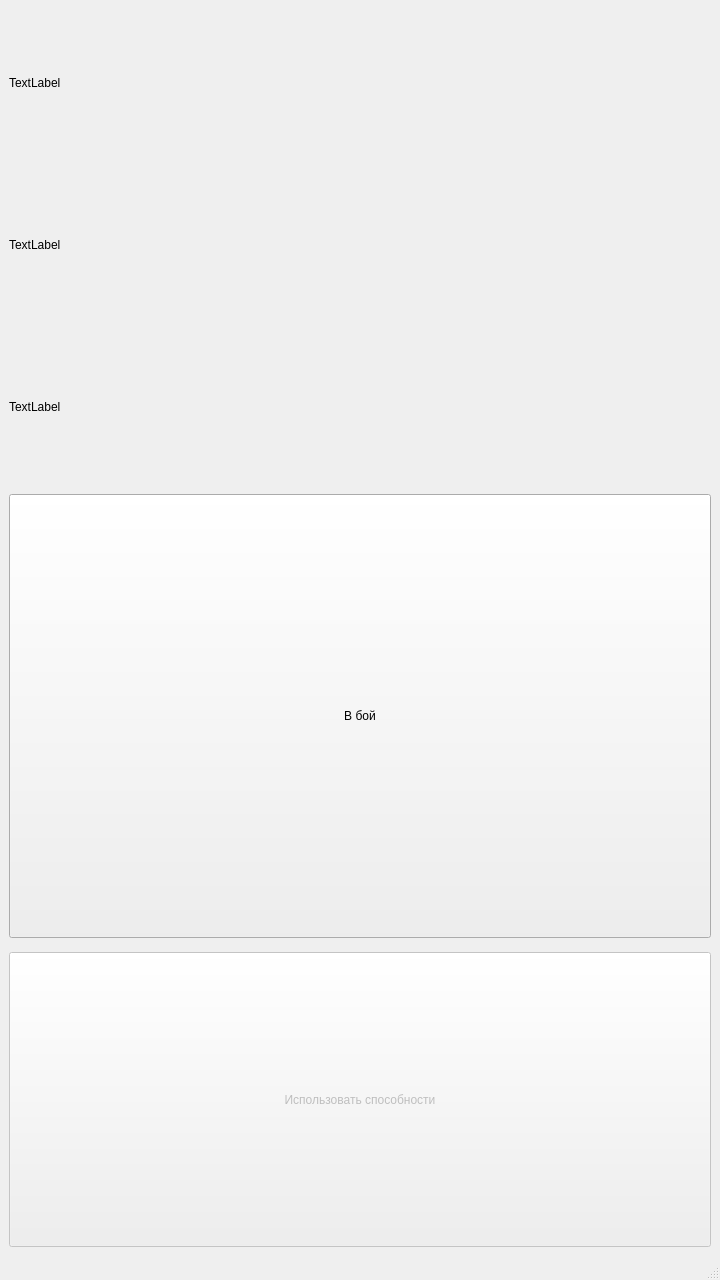
<?xml version="1.0" encoding="UTF-8"?>
<ui version="4.0">
 <class>Prebattle</class>
 <widget class="QMainWindow" name="Prebattle">
  <property name="geometry">
   <rect>
    <x>0</x>
    <y>0</y>
    <width>720</width>
    <height>1280</height>
   </rect>
  </property>
  <property name="windowTitle">
   <string>MainWindow</string>
  </property>
  <widget class="QWidget" name="centralwidget">
   <layout class="QVBoxLayout" name="verticalLayout" stretch="1,1,1,3,2">
    <property name="spacing">
     <number>14</number>
    </property>
    <property name="bottomMargin">
     <number>11</number>
    </property>
    <item>
     <widget class="QLabel" name="label">
      <property name="text">
       <string>TextLabel</string>
      </property>
     </widget>
    </item>
    <item>
     <widget class="QLabel" name="label_2">
      <property name="text">
       <string>TextLabel</string>
      </property>
     </widget>
    </item>
    <item>
     <widget class="QLabel" name="label_3">
      <property name="text">
       <string>TextLabel</string>
      </property>
     </widget>
    </item>
    <item>
     <widget class="QPushButton" name="pushButton">
      <property name="sizePolicy">
       <sizepolicy hsizetype="Minimum" vsizetype="Minimum">
        <horstretch>0</horstretch>
        <verstretch>0</verstretch>
       </sizepolicy>
      </property>
      <property name="text">
       <string>В бой</string>
      </property>
     </widget>
    </item>
    <item>
     <widget class="QPushButton" name="pushButton_2">
      <property name="enabled">
       <bool>false</bool>
      </property>
      <property name="sizePolicy">
       <sizepolicy hsizetype="Minimum" vsizetype="Minimum">
        <horstretch>0</horstretch>
        <verstretch>0</verstretch>
       </sizepolicy>
      </property>
      <property name="text">
       <string>Использовать способности</string>
      </property>
     </widget>
    </item>
   </layout>
  </widget>
  <widget class="QMenuBar" name="menubar">
   <property name="geometry">
    <rect>
     <x>0</x>
     <y>0</y>
     <width>720</width>
     <height>21</height>
    </rect>
   </property>
  </widget>
  <widget class="QStatusBar" name="statusbar"/>
 </widget>
 <resources/>
 <connections/>
</ui>
